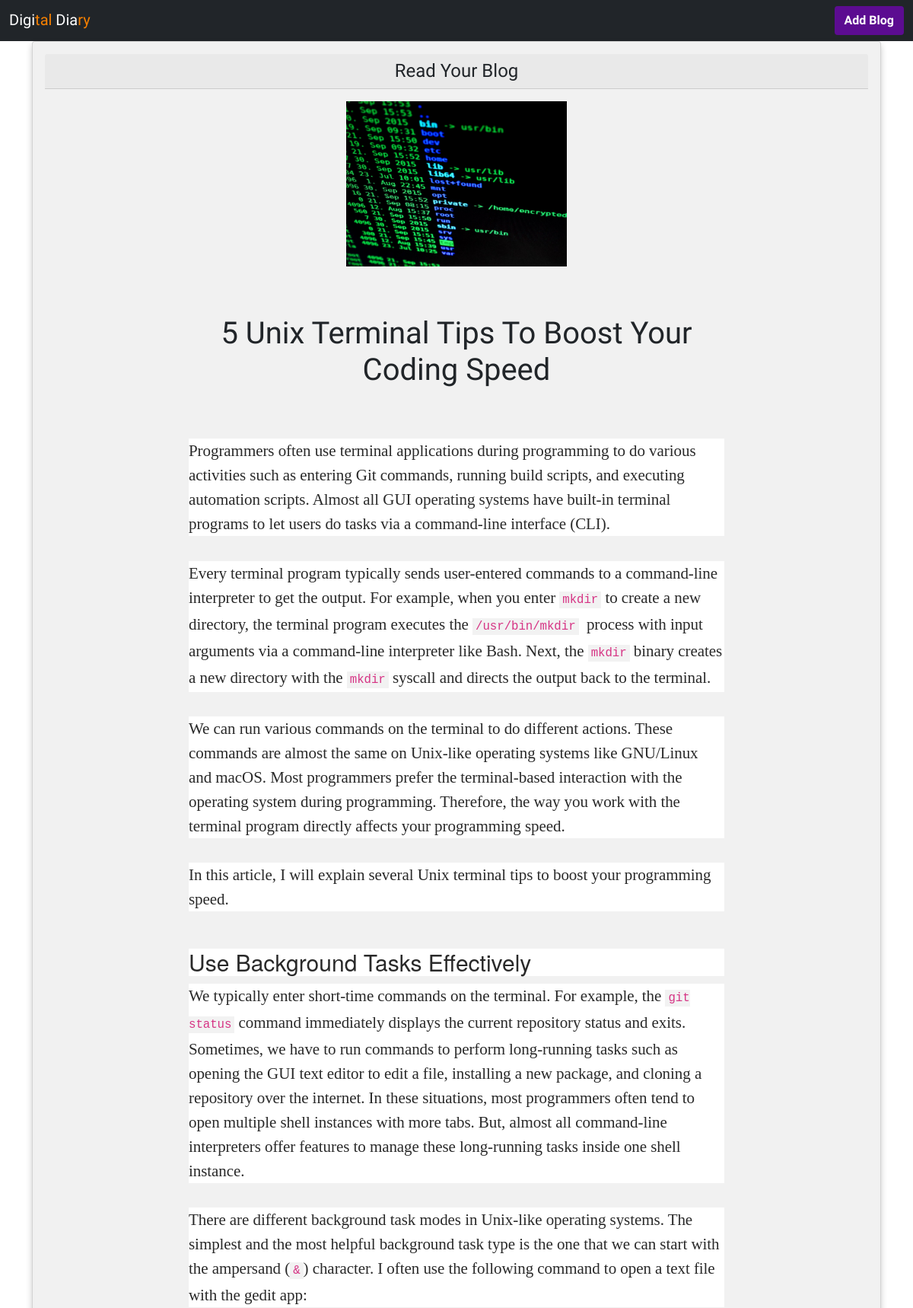
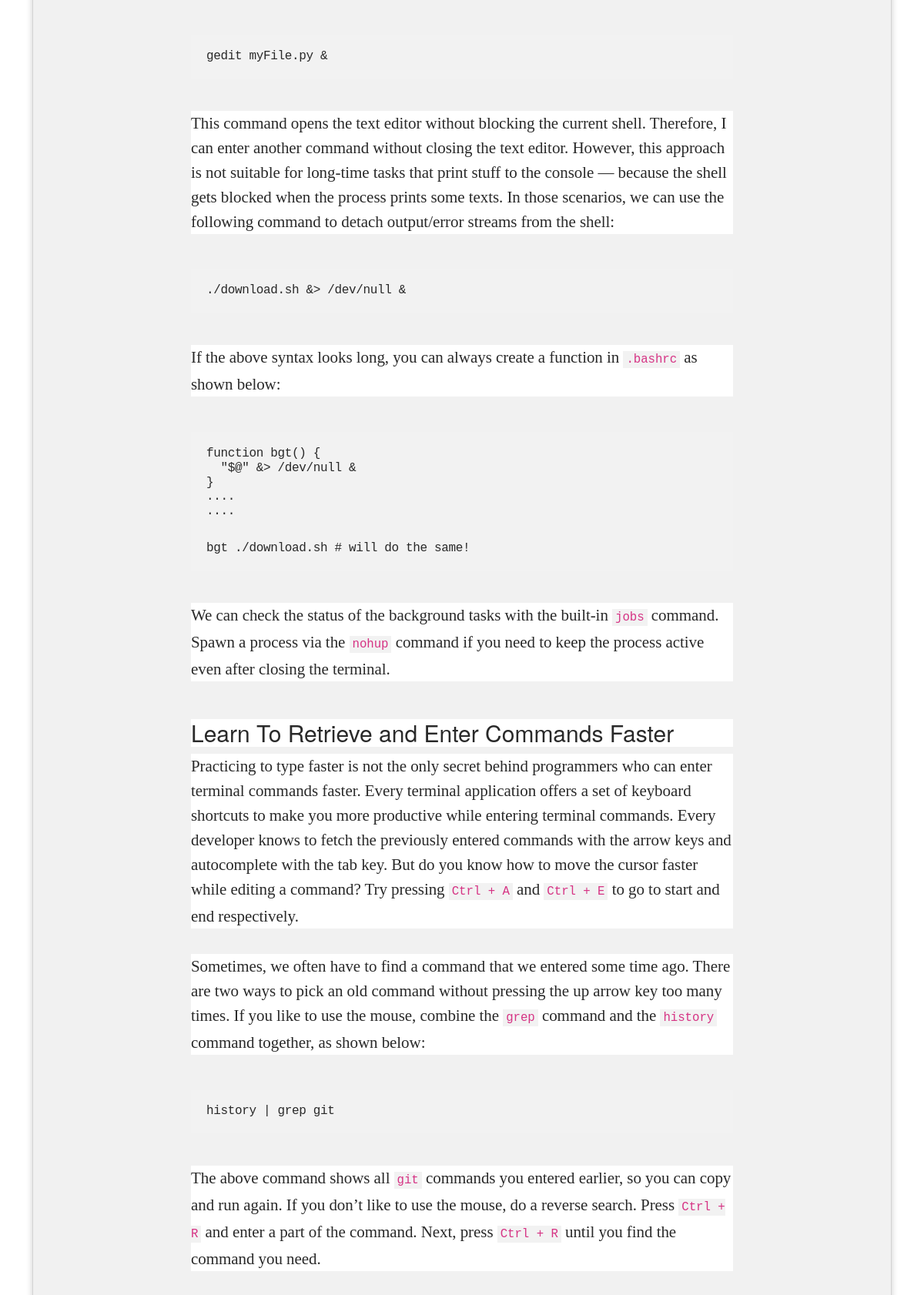
The app's page /blog-details/5-unix-terminal-tips-to-boost-your-coding-speed (upper part) with its own data (2 pictures, top to bottom).
### home/models.py (models this page shows, shortened)
class BlogModels(models.Model):
    title = models.CharField(max_length=1000)
    content = FroalaField()
    user = models.ForeignKey(User, blank=True, null=True, on_delete=models.CASCADE)
    slug = models.SlugField(max_length=100, null=True, blank=True)
    image = models.ImageField(upload_to='blog')
    created_at = models.DateTimeField(auto_now_add=True)
    upload_to = models.DateTimeField(auto_now=True)

### home/views.py (the view)
# urls.py: path('blog-details/<slug>', blog_details, name='blog_details'),
def blog_details(request, slug):
    context = {}
    try:
        blog_obj = BlogModels.objects.filter(slug = slug).first()
        context['blog_obj'] = blog_obj
    except Exception as e:
        print(e)
    return render(request, 'blog_details.html', context)

### home/templates/blog_details.html (shortened to what this page needs)
{% extends "base.html" %} {% block start %}
<div class="container">
    <div class="card">
        <h4 class="card-header">Read Your Blog</h4>
        <div class="row text-center">
            <div class="col-xl-10 mx-auto mt-3">
                <img src="/media/{{blog_obj.image}}" class="img-fluid mb-5" alt="" height="290" width="290">
            </div>
        </div>
        <div class="row">
            <div class="col-xl-8 col-lg-10 mx-auto">
                <div class="card-body">
                    <h1 class="card-text">{{blog_obj.title}}</h1>
                </div>
                <div class="text-content">
                    {{blog_obj.content|safe}}
                </div>
            </div>
        </div>
    </div>
</div>
{% endblock %}

### public/static/css/login.css (style rules this page uses)
* { font-family: 'Philosopher', sans-serif; }

### home/templates/base.html (style rules this page uses)
.row { margin: 0 -5px; }
.row:after { content: ""; display: table; clear: both; }
.card { box-shadow: 0 4px 8px 0 rgba(0, 0, 0, 0.2); padding: 16px; text-align: center; background-color: #f1f1f1; }

### records on screen
BlogModels: image (picture), title "5 Unix Terminal Tips To Boost Your Coding Speed", content "Programmers often use terminal applications during programming to do various activities such as entering Git commands, running build scripts, and executing automation scripts. Almost all GUI operating systems have built-in terminal programs to let users do tasks via a command-line interface (CLI). Every terminal program typically sends user-entered commands to a command-line interpreter to get the output. For example, when you enter mkdir to create a new directory, the terminal program executes the /usr/bin/mkdir process with input arguments via a command-line interpreter like Bash. Next, the mkdir binary creates a new directory with the mkdir syscall and directs the output back to the…"
